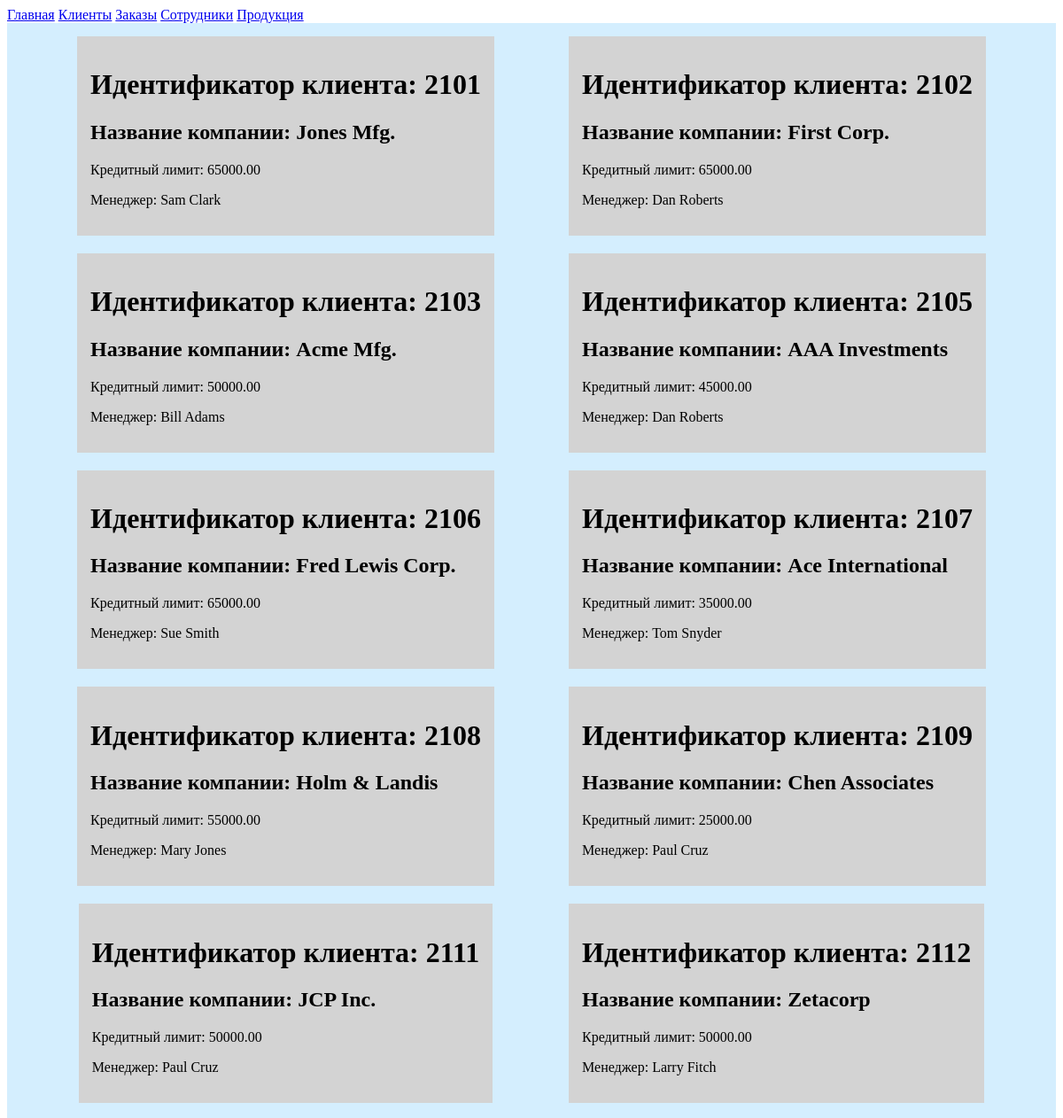
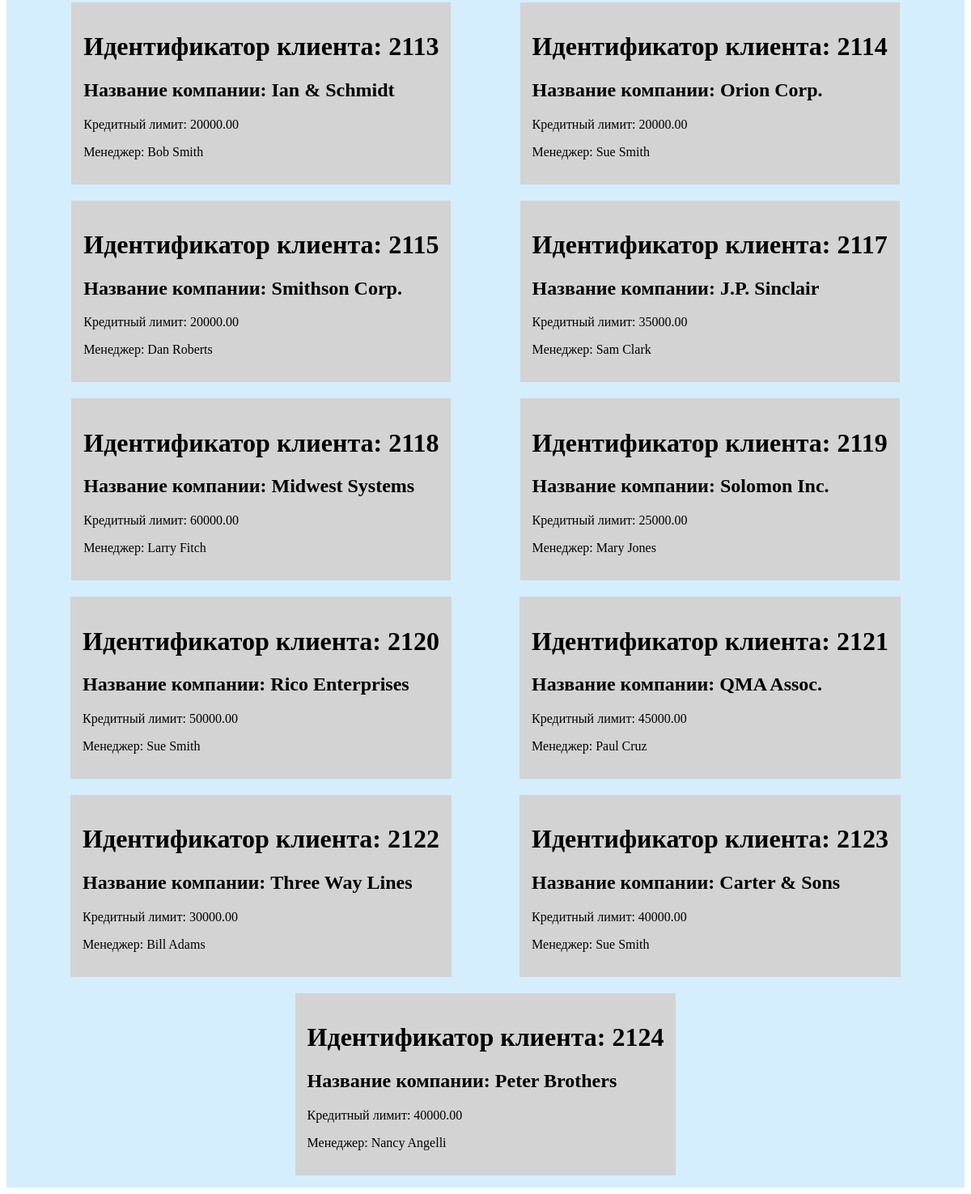
The page /customers.php on the database its author committed (2 pictures, top to bottom).
### tables this page shows
CREATE TABLE `customers` (
  `CUST_NUM` int(11) NOT NULL,
  `COMPANY` varchar(20) NOT NULL,
  `CUST_REP` int(11) DEFAULT NULL,
  `CREDIT_LIMIT` decimal(9,2) DEFAULT NULL
);

CREATE TABLE `salesreps` (
  `EMPL_NUM` int(11) NOT NULL,
  `NAME` varchar(15) NOT NULL,
  `AGE` int(11) DEFAULT NULL,
  `REP_OFFICE` int(11) DEFAULT NULL,
  `TITLE` varchar(10) DEFAULT NULL,
  `HIRE_DATE` date NOT NULL,
  `MANAGER` int(11) DEFAULT NULL,
  `QUOTA` decimal(9,2) DEFAULT NULL,
  `SALES` decimal(9,2) NOT NULL
);

### customers.php (the view, shortened to what this page needs)
<?php
$pdo = DBConnect::getConnection();
$query = "SELECT CUST_NUM, COMPANY, CREDIT_LIMIT, NAME AS MANAGER
					FROM customers, salesreps
					WHERE CUST_REP = EMPL_NUM;";
$result = $pdo->query($query);
$customers = $result->fetchAll();
?>
<!doctype html>
<html lang="en">
<head>
	<link rel="stylesheet" href="style.css">
</head>
<body>
	<nav>
		<a href="/">Главная</a>
		<a href="customers.php">Клиенты</a>
		<a href="orders.php">Заказы</a>
        <a href="salesreps.php">Сотрудники</a>
        <a href="products.php">Продукция</a>
	</nav>
	<div class="container customers">
		<?php foreach ($customers as $customer):?>
			<div class="box customer">
				<h1>Идентификатор клиента: <?=$customer['CUST_NUM']?></h1>
				<h2>Название компании: <?=$customer['COMPANY']?></h2>
				<p>Кредитный лимит: <?=$customer['CREDIT_LIMIT']?></p>
				<p>Менеджер: <?=$customer['MANAGER']?></p>
			</div>
		<?php endforeach;?>
	</div>
</body>
</html>

### style.css (style rules this page uses)
.container { max-width: 1200px; margin: auto; display: flex; flex-wrap: wrap; justify-content: space-evenly; gap: 20px; padding: 15px; background: #d4eefe; }
.box { background: lightgray; padding: 15px; }

### rows shown on the page
customers: CUST_NUM "2101", COMPANY "Jones Mfg.", CREDIT_LIMIT "65000.00", CUST_REP.NAME "Sam Clark"
customers: CUST_NUM "2102", COMPANY "First Corp.", CREDIT_LIMIT "65000.00", CUST_REP.NAME "Dan Roberts"
customers: CUST_NUM "2103", COMPANY "Acme Mfg.", CREDIT_LIMIT "50000.00", CUST_REP.NAME "Bill Adams"
customers: CUST_NUM "2105", COMPANY "AAA Investments", CREDIT_LIMIT "45000.00", CUST_REP.NAME "Dan Roberts"
customers: CUST_NUM "2106", COMPANY "Fred Lewis Corp.", CREDIT_LIMIT "65000.00", CUST_REP.NAME "Sue Smith"
customers: CUST_NUM "2107", COMPANY "Ace International", CREDIT_LIMIT "35000.00", CUST_REP.NAME "Tom Snyder"
customers: CUST_NUM "2108", COMPANY "Holm & Landis", CREDIT_LIMIT "55000.00", CUST_REP.NAME "Mary Jones"
customers: CUST_NUM "2109", COMPANY "Chen Associates", CREDIT_LIMIT "25000.00", CUST_REP.NAME "Paul Cruz"
customers: CUST_NUM "2111", COMPANY "JCP Inc.", CREDIT_LIMIT "50000.00", CUST_REP.NAME "Paul Cruz"
customers: CUST_NUM "2112", COMPANY "Zetacorp", CREDIT_LIMIT "50000.00", CUST_REP.NAME "Larry Fitch"
customers: CUST_NUM "2113", COMPANY "Ian & Schmidt", CREDIT_LIMIT "20000.00", CUST_REP.NAME "Bob Smith"
customers: CUST_NUM "2114", COMPANY "Orion Corp.", CREDIT_LIMIT "20000.00", CUST_REP.NAME "Sue Smith"
customers: CUST_NUM "2115", COMPANY "Smithson Corp.", CREDIT_LIMIT "20000.00", CUST_REP.NAME "Dan Roberts"
customers: CUST_NUM "2117", COMPANY "J.P. Sinclair", CREDIT_LIMIT "35000.00", CUST_REP.NAME "Sam Clark"
customers: CUST_NUM "2118", COMPANY "Midwest Systems", CREDIT_LIMIT "60000.00", CUST_REP.NAME "Larry Fitch"
customers: CUST_NUM "2119", COMPANY "Solomon Inc.", CREDIT_LIMIT "25000.00", CUST_REP.NAME "Mary Jones"
customers: CUST_NUM "2120", COMPANY "Rico Enterprises", CREDIT_LIMIT "50000.00", CUST_REP.NAME "Sue Smith"
customers: CUST_NUM "2121", COMPANY "QMA Assoc.", CREDIT_LIMIT "45000.00", CUST_REP.NAME "Paul Cruz"
customers: CUST_NUM "2122", COMPANY "Three Way Lines", CREDIT_LIMIT "30000.00", CUST_REP.NAME "Bill Adams"
customers: CUST_NUM "2123", COMPANY "Carter & Sons", CREDIT_LIMIT "40000.00", CUST_REP.NAME "Sue Smith"
customers: CUST_NUM "2124", COMPANY "Peter Brothers", CREDIT_LIMIT "40000.00", CUST_REP.NAME "Nancy Angelli"
